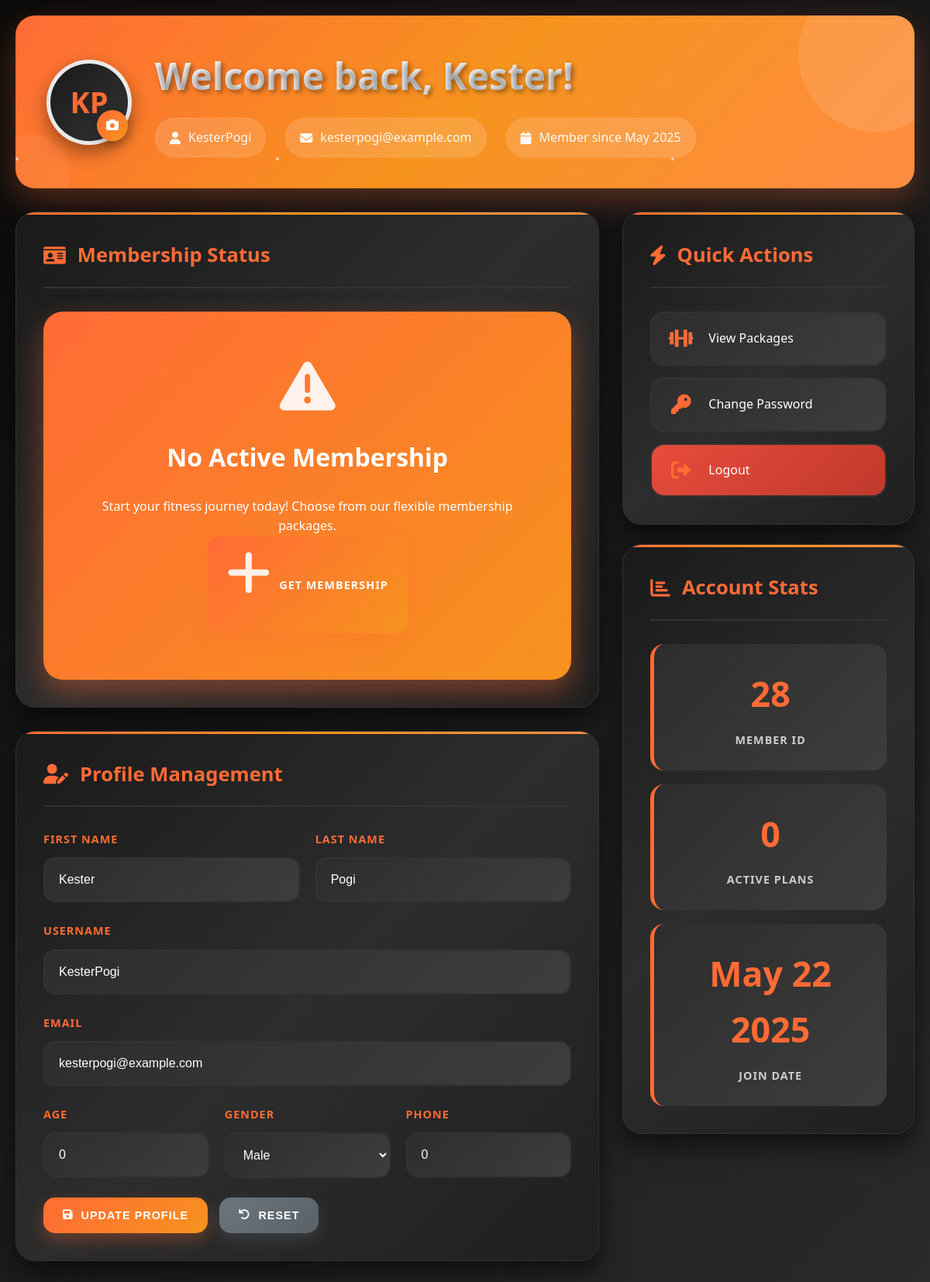
The page /user/UserDashboard.php (signed in) on the database its author committed.
### tables this page shows
CREATE TABLE `users` (
  `id` int(11) NOT NULL,
  `username` varchar(50) NOT NULL,
  `password` varchar(255) NOT NULL,
  `email` varchar(100) NOT NULL,
  `package` varchar(100) DEFAULT NULL,
  `role` varchar(20) DEFAULT 'user',
  `first_name` varchar(255) NOT NULL,
  `last_name` varchar(255) NOT NULL,
  `age` int(11) NOT NULL,
  `gender` enum('male','female','others','prefer_not_to_say') NOT NULL,
  `phone` int(20) NOT NULL,
  `created_at` timestamp NOT NULL DEFAULT current_timestamp(),
  `updated_at` timestamp NOT NULL DEFAULT current_timestamp() ON UPDATE current_timestamp(),
  `profile_picture` varchar(255) DEFAULT NULL,
  `last_login` datetime DEFAULT NULL,
  `status` varchar(20) DEFAULT 'active'
);

### user/UserDashboard.php (the view, shortened to what this page needs)
<?php
$host = "localhost";
$dbUsername = "root";
$dbPassword = "";
$dbName = "muscle_city_gym";
$conn = new mysqli($host, $dbUsername, $dbPassword, $dbName);
$user_id = $_SESSION['user_id'];
$sql = "SELECT username, first_name, last_name, email, age, gender, phone, profile_picture, created_at FROM users WHERE id = ?";
$stmt = $conn->prepare($sql);
$stmt->bind_param("i", $user_id);
$stmt->execute();
$result = $stmt->get_result();
$user = $result->fetch_assoc();
$sql = "SELECT package_name, expiry_date, payment_method, status, created_at FROM memberships WHERE user_id = ? ORDER BY created_at DESC LIMIT 1";
$stmt = $conn->prepare($sql);
$stmt->bind_param("i", $user_id);
$stmt->execute();
$result = $stmt->get_result();
$membership = $result->fetch_assoc();
$days_remaining = 0;
$membership_status = 'inactive';
$package_prices = [
    'Basic Membership' => '₱850/month',
    'Standard Membership' => '₱2400/3 months',
    'Premium Membership' => '₱6500/6 months'
];
function getUserInitials($firstName, $lastName, $username) {
    if (!empty($firstName) && !empty($lastName)) {
        return strtoupper(substr($firstName, 0, 1) . substr($lastName, 0, 1));
    } elseif (!empty($firstName)) {
        return strtoupper(substr($firstName, 0, 2));
    } else {
        return strtoupper(substr($username, 0, 2));
    }
}
$userInitials = getUserInitials($user['first_name'], $user['last_name'], $user['username']);
?>
<!DOCTYPE html>
<html lang="en">
<head>
    <link rel="stylesheet" href="https://cdnjs.cloudflare.com/ajax/libs/font-awesome/6.0.0-beta3/css/all.min.css">
</head>
<body>
<div class="dashboard-container">
    <div class="dashboard-header">
        <div class="profile-section">
            <div class="profile-picture">
                <div class="profile-initials" onclick="openProfileModal()">
                    <?= $userInitials ?>
                </div>
                <button class="profile-upload-btn" onclick="openProfileModal()">
                    <i class="fas fa-camera"></i>
                </button>
            </div>
            <div class="user-info">
                <h1>Welcome back, <?= htmlspecialchars($user['first_name'] ?? $user['username']) ?>!</h1>
                <div class="user-details">
                    <span><i class="fas fa-user"></i> <?= htmlspecialchars($user['username']) ?></span>
                    <span><i class="fas fa-envelope"></i> <?= htmlspecialchars($user['email']) ?></span>
                    <span><i class="fas fa-calendar"></i> Member since <?= date('M Y', strtotime($user['created_at'])) ?></span>
                </div>
            </div>
        </div>
    </div>
    <div class="dashboard-grid">
        <div class="main-content">
            <div class="dashboard-card">
                <div class="card-header">
                    <h3><i class="fas fa-id-card"></i> Membership Status</h3>
                </div>
                <?php if ($membership): ?>
                    <div class="membership-status status-<?= $membership_status ?>">
                        <?= ucfirst($membership_status) ?>
                    </div>
                    <?php if ($membership_status === 'active'): ?>
                        <div class="days-remaining">
                            <div class="days-number"><?= $days_remaining ?></div>
                            <div>Days Remaining</div>
                        </div>
                    <?php elseif ($membership_status === 'expired'): ?>
                        <div class="days-remaining" style="background: linear-gradient(135deg, #e74c3c, #c0392b, #ec7063); padding: 35px; border-radius: 25px; color: white;">
                            <div class="days-number" style="font-size: 4em; font-weight: 900;"><?= abs($days_remaining) ?></div>
                            <div>Days Expired</div>
                            <div style="font-size: 0.9em; margin-top: 5px;">
                                (Expired on <?= !empty($membership['expiry_date']) ? date('M d, Y', strtotime($membership['expiry_date'])) : 'N/A' ?>)
                            </div>
                        </div>
                    <?php endif; ?>
                    <div class="membership-info">
                        <div class="info-item">
                            <div class="label">Package</div>
                            <div class="value"><?= htmlspecialchars($membership['package_name']) ?></div>
                        </div>
                        <div class="info-item">
                            <div class="label">Price</div>
                            <div class="value"><?= $package_prices[$membership['package_name']] ?? 'N/A' ?></div>
                        </div>
                        <div class="info-item">
                            <div class="label">Payment Method</div>
                            <div class="value"><?= htmlspecialchars($membership['payment_method']) ?></div>
                        </div>
                        <div class="info-item">
                            <div class="label">Expiry Date</div>
                            <div class="value">
                                <?= !empty($membership['expiry_date']) ? date('M d, Y', strtotime($membership['expiry_date'])) : 'N/A' ?>
                            </div>
                        </div>
                    </div>
                    <div class="btn-group">
                        <?php if ($membership_status === 'expired' || $days_remaining <= 7): ?>
                            <a href="package.php" class="btn-primary">
                                <i class="fas fa-refresh"></i> Renew Membership
                            </a>
                        <?php endif; ?>
                        <?php if ($membership['package_name'] !== 'Premium Membership'): ?>
                            <a href="package.php" class="btn-warning" onclick="upgradeMembership()">
                                <i class="fas fa-arrow-up"></i> Upgrade Plan
                            </a>
                        <?php endif; ?>
                        <button type="button" class="btn-danger" onclick="endSubscription()">
                            <i class="fas fa-times-circle"></i> End Subscription
                        </button>
                    </div>
                <?php else: ?>
                    <div class="no-membership">
                        <i class="fas fa-exclamation-triangle"></i>
                        <h3>No Active Membership</h3>
                        <p>Start your fitness journey today! Choose from our flexible membership packages.</p>
                        <a href="package.php" class="btn-primary">
                            <i class="fas fa-plus"></i> Get Membership
                        </a>
                    </div>
                <?php endif; ?>
            </div>
            <div class="dashboard-card">
                <div class="card-header">
                    <h3><i class="fas fa-user-edit"></i> Profile Management</h3>
                </div>
                <form id="profileForm" action="update_profile.php" method="POST" enctype="multipart/form-data">
                    <div style="display: grid; grid-template-columns: 1fr 1fr; gap: 20px;">
                        <div class="form-group">
                            <label for="first_name">First Name</label>
                            <input type="text" name="first_name" id="first_name" value="<?= htmlspecialchars($user['first_name'] ?? '') ?>" required>
                        </div>
                        <div class="form-group">
                            <label for="last_name">Last Name</label>
                            <input type="text" name="last_name" id="last_name" value="<?= htmlspecialchars($user['last_name'] ?? '') ?>" required>
                        </div>
                    </div>
                    <div class="form-group">
                        <label for="username">Username</label>
                        <input type="text" name="username" id="username" value="<?= htmlspecialchars($user['username']) ?>" required>
                    </div>
                    <div class="form-group">
                        <label for="email">Email</label>
                        <input type="email" name="email" id="email" value="<?= htmlspecialchars($user['email']) ?>" required>
                    </div>
                    <div style="display: grid; grid-template-columns: 1fr 1fr 1fr; gap: 20px;">
                        <div class="form-group">
                            <label for="age">Age</label>
                            <input type="number" name="age" id="age" value="<?= htmlspecialchars($user['age'] ?? '') ?>" min="13" max="120">
                        </div>
                        <div class="form-group">
                            <label for="gender">Gender</label>
                            <select name="gender" id="gender">
                                <option value="male" <?= ($user['gender'] ?? '') === 'male' ? 'selected' : '' ?>>Male</option>
                            </select>
                        </div>
                        <div class="form-group">
                            <label for="phone">Phone</label>
                            <input type="text" name="phone" id="phone" value="<?= htmlspecialchars($user['phone'] ?? '') ?>">
                        </div>
                    </div>
                    <div style="display: flex; gap: 15px;">
                        <button type="submit" class="btn-primary">
                            <i class="fas fa-save"></i> Update Profile
                        </button>
                        <button type="button" class="btn-secondary" onclick="resetForm()">
                            <i class="fas fa-undo"></i> Reset
                        </button>
                    </div>
                </form>
            </div>
        </div>
        <div class="sidebar">
            <div class="dashboard-card">
                <div class="card-header">
                    <h3><i class="fas fa-bolt"></i> Quick Actions</h3>
                </div>
                <div class="quick-actions">
                    <a href="package.php" class="action-btn">
                        <i class="fas fa-dumbbell"></i>
                        <div>View Packages</div>
                    </a>
                    <a href="#" class="action-btn" onclick="changePassword()">
                        <i class="fas fa-key"></i>
                        <div>Change Password</div>
                    </a>
                    <a href="../frontend/index.php" class="action-btn logout-btn" onclick="return confirm('Are you sure you want to logout?')">
                        <i class="fas fa-sign-out-alt"></i>
                        <div>Logout</div>
                    </a>
                </div>
            </div>
            <div class="dashboard-card">
                <div class="card-header">
                    <h3><i class="fas fa-chart-bar"></i> Account Stats</h3>
                </div>
                <div class="stats-grid">
                    <div class="stat-card">
                        <div class="stat-number"><?= $user_id ?></div>
                        <div class="stat-label">Member ID</div>
                    </div>
                    <div class="stat-card">
                        <div class="stat-number"><?= $membership ? '1' : '0' ?></div>
                        <div class="stat-label">Active Plans</div>
                    </div>
                    <div class="stat-card">
                        <div class="stat-number"><?= date('M d Y', strtotime($user['created_at'])) ?></div>
                        <div class="stat-label">Join Date</div>
                    </div>
                </div>
            </div>
        </div>
    </div>
</div>
</body>
</html>

### rows shown on the page
users: userInitials "KP", first_name "Kester", username "KesterPogi", email "kesterpogi@example.com", created_at "May 2025", last_name "Pogi", age "0", gender "Male", phone "0", created_at "May 22 2025"

### other values the page prints
$user_id "28"
